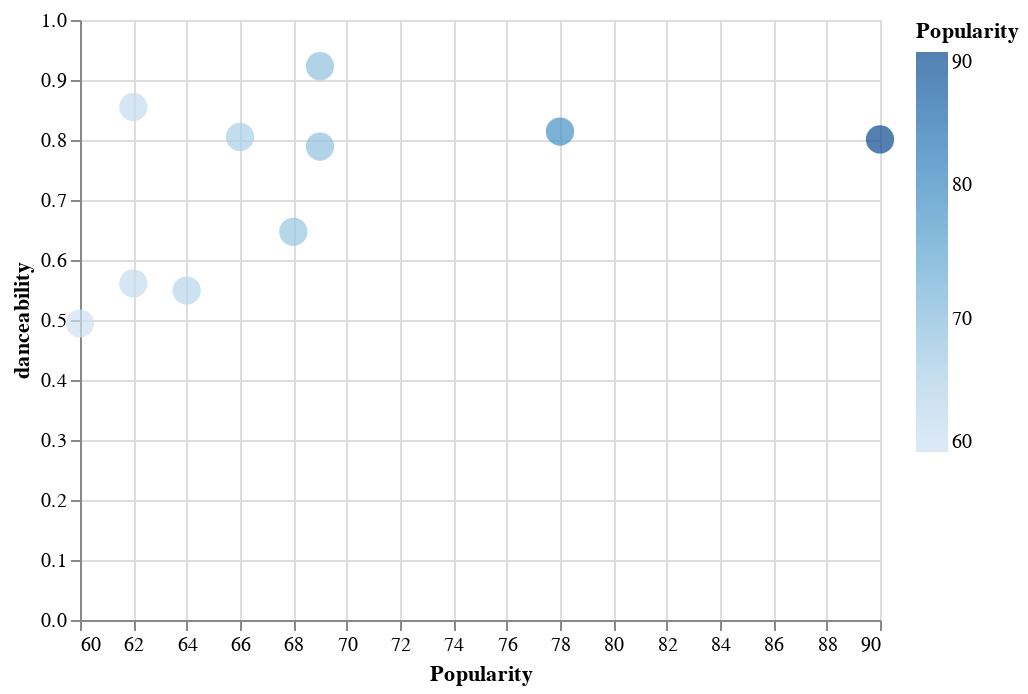

This figure's notebook cell:
### Code cell
import altair as alt
alt.Chart(df_plot).mark_circle().encode(
alt.X('Popularity', scale=alt.Scale(zero=False)), y=f'{feature_name}', color=alt.Color('Popularity', scale=alt.Scale(zero=False)), 
size=alt.value(200), tooltip=['Popularity', f'{feature_name}', 'Song Name', 'Album Name'])

### Figure 1 — Vega-Lite specification as saved in the notebook (floating-point values rounded to 4 significant figures)
{"config": {"view": {"continuousWidth": 400, "continuousHeight": 300}}, "data": {"name": "data-a1c46a504170a566a86089e82bf4a98c"}, "mark": "circle", "encoding": {"color": {"type": "quantitative", "field": "Popularity", "scale": {"zero": false}}, "size": {"value": 200}, "tooltip": [{"type": "quantitative", "field": "Popularity"}, {"type": "quantitative", "field": "danceability"}, {"type": "nominal", "field": "Song Name"}, {"type": "nominal", "field": "Album Name"}], "x": {"type": "quantitative", "field": "Popularity", "scale": {"zero": false}}, "y": {"type": "quantitative", "field": "danceability"}}, "$schema": "https://vega.github.io/schema/vega-lite/v4.8.1.json", "datasets": {"data-a1c46a504170a566a86089e82bf4a98c": [{"Artist": "Rema", "Album Name": "Corny", "Song Name": "Calm Down (with Selena Gomez)", "Release Date": "2022-08-25", "Popularity": 90, "danceability": 0.801}, {"Artist": "Rema", "Album Name": "Corny", "Song Name": "Calm Down", "Release Date": "2022-03-24", "Popularity": 78, "danceability": 0.814}, {"Artist": "Rema", "Album Name": "Corny", "Song Name": "Dumebi", "Release Date": "2019-03-22", "Popularity": 69, "danceability": 0.923}, {"Artist": "Rema", "Album Name": "Corny", "Song Name": "Sad Girls (feat. Rema)", "Release Date": "2022-09-09", "Popularity": 69, "danceability": 0.789}, {"Artist": "Rema", "Album Name": "Corny", "Song Name": "Ayo Girl (Fayahh Beat) [feat. Rema]", "Release Date": "2022-03-15", "Popularity": 68, "danceability": 0.647}, {"Artist": "Rema", "Album Name": "Corny", "Song Name": "Soundgasm", "Release Date": "2022-03-24", "Popularity": 66, "danceability": 0.805}, {"Artist": "Rema", "Album Name": "Corny", "Song Name": "Time N Affection", "Release Date": "2022-03-24", "Popularity": 64, "danceability": 0.549}, {"Artist": "Rema", "Album Name": "Corny", "Song Name": "One Time", "Release Date": "2022-05-12", "Popularity": 62, "danceability": 0.855}, {"Artist": "Rema", "Album Name": "Corny", "Song Name": "Dimension (feat. Skepta & Rema)", "Release Date": "2021-03-18", "Popularity": 62, "danceability": 0.561}, {"Artist": "Rema", "Album Name": "Corny", "Song Name": "Corny", "Release Date": "2019-03-22", "Popularity": 60, "danceability": 0.494}]}}
